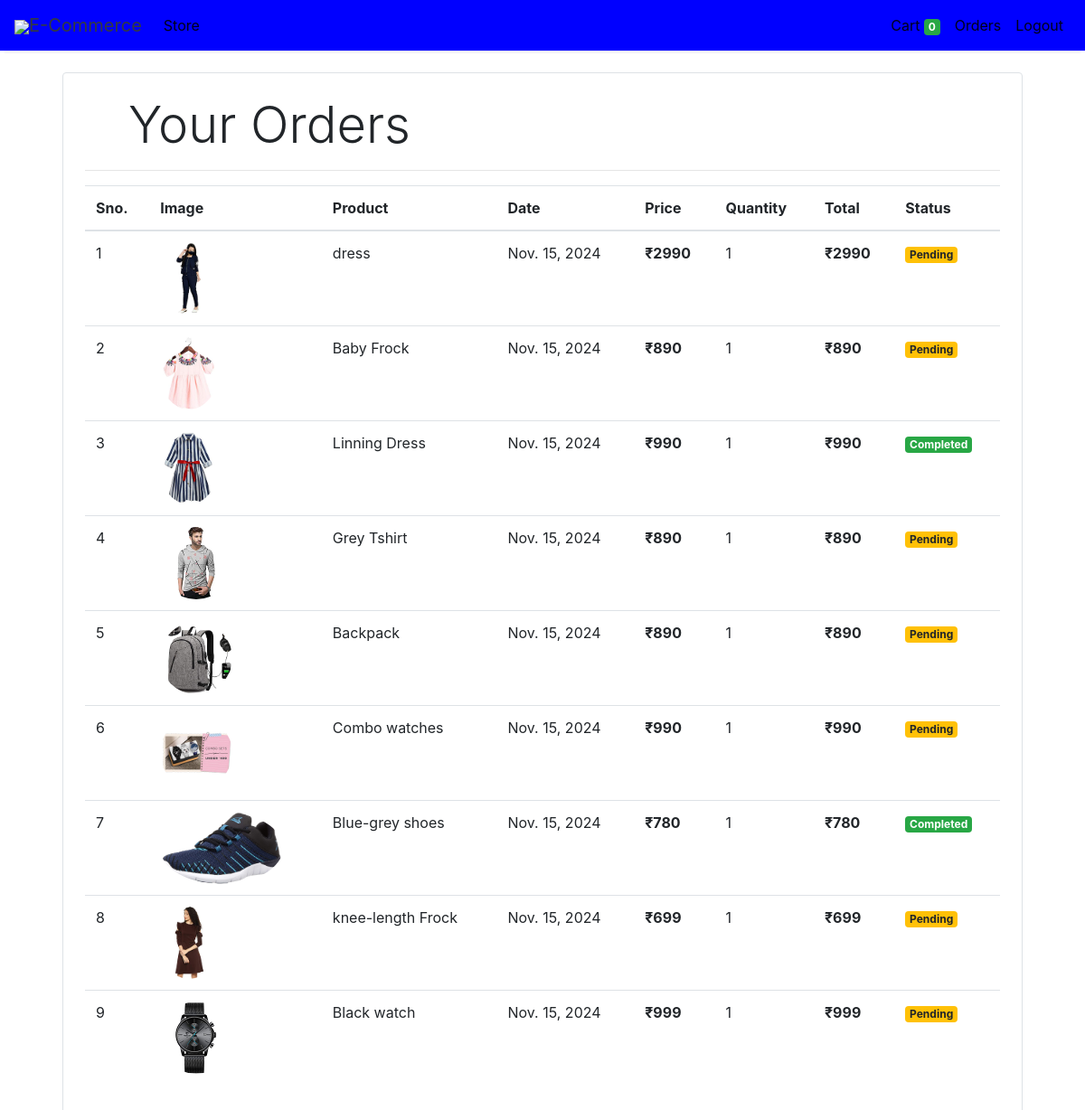
The app's page /orders (signed in) with its own data.
### store/models/orders.py (models this page shows, shortened)
class Order(models.Model):
    product = models.ForeignKey(Products,
                                on_delete=models.CASCADE)
    customer = models.ForeignKey(Customer,
                                 on_delete=models.CASCADE)
    quantity = models.IntegerField(default=1)
    price = models.IntegerField()
    address = models.CharField (max_length=50, default='', blank=True)
    phone = models.CharField (max_length=50, default='', blank=True)
    date = models.DateField (default=datetime.datetime.today)
    status = models.BooleanField (default=False)
    @staticmethod
    def get_orders_by_customer(customer_id):
        return Order.objects.filter(customer=customer_id).order_by('-date')

### store/models/product.py (models this page shows, shortened)
class Products(models.Model):
    name = models.CharField(max_length=60)
    price= models.IntegerField(default=0)
    category= models.ForeignKey(Category,on_delete=models.CASCADE,default=1 )
    description= models.CharField(max_length=250, default='', blank=True, null= True)
    image= models.ImageField(upload_to='uploads/products/')

### store/middlewares/auth.py (the view)
    def middleware(request):
        print(request.session.get('customer'))
        returnUrl = request.META['PATH_INFO']
        print(request.META['PATH_INFO'])
        if not request.session.get('customer'):
           return redirect(f'login?return_url={returnUrl}')
        response = get_response(request)
        return response

### store/templatetags/custom_filter.py (called while the page is built)
@register.filter(name='multiply')
def multiply(number , number1):
    return number * number1

### store/views/orders.py (called while the page is built)
    def get(self , request ):
        customer = request.session.get('customer')
        orders = Order.get_orders_by_customer(customer)
        print(orders)
        return render(request , 'orders.html'  , {'orders' : orders})

### store/templates/orders.html
{% extends 'base.html' %}
{% block content %}
{% load cart %}
{% load custom_filter %}
<div class="container">
   <div class="border rounded p-4 m-4">
        <p class="display-4 pl-4 ml-4">Your Orders</p>
        <hr>
        <table class="table">
            <thead>
                <tr>
                    <th>Sno.</th>
                    <th>Image</th>
                    <th>Product</th>
                    <th>Date</th>
                    <th>Price</th>
                    <th>Quantity</th>
                    <th>Total</th>
                    <th>Status</th>
                </tr>
            </thead>
            <tbody>
                {% for order in orders %}
                <tr>
                    <td>{{forloop.counter}}</td>
                    <td><img style="height: 80px;" class="rounded-circle" src="{{order.product.image.url}}" alt=""></td>
                    <td>{{order.product.name}}</td>
                    <td>{{order.date}}</td>
                    <td><b>₹{{order.price}}</b></td>
                    <td>{{order.quantity}}</td>
                    <td><b>₹{{order.quantity|multiply:order.price}}</b></td>
                    {% if order.status %}
                    <td><small class="badge badge-success">Completed</small></td>
                    {%else%}
                    <td><small class="badge badge-warning">Pending</small></td>
                    {% endif %}
                </tr>
                {% endfor %}
            </tbody>
        </table>
   </div>
</div>
{% endblock %}

### store/templates/base.html (shortened to what this page needs)
<!doctype html>
<html lang="en">
<head>
  <link rel="stylesheet" href="https://maxcdn.bootstrapcdn.com/bootstrap/4.0.0/css/bootstrap.min.css"
>
</head>
<body>
<nav class="one-edge-shadow
  navbar navbar-light
  sticky-top navbar
  navbar-expand-lg
  text-white">
    <a class="navbar-brand ms-3 text-dark " href="/">
    <link rel="stylesheet" href="https://use.fontawesome.com/releases/v5.7.0/css/all.css">
    <img src="https://www.freepnglogos.com/uploads/shopping-cart-png/shopping-cart-svg-png-icon-download-28.png" style="width:50px;height:50px,color:text-light;">E-Commerce</a>
    <div class="collapse navbar-collapse" id="navbarSupportedContent">
      <ul class="navbar-nav mr-auto">
        <li class="nav-item active">
          <a class="nav-link" href="/store">Store <span class="sr-only">(current)</span></a>
        </li>
          </ul>
      <ul class=" navbar-nav my-2 my-lg-0">
        <li class="nav-item active">
          <a class="nav-link" href="/cart">Cart
            <span class="badge badge-success">{{request.session.cart.keys|length}}</span>
            <span class="sr-only">(current)</span></a>
        </li>
        {% if request.session.customer %}
        <li class="nav-item active ">
          <a class="nav-link" href="/orders">Orders<span class="sr-only">(current)</span></a>
        </li>
        <li class="nav-item active ">
          <a class="nav-link" href="/logout">Logout<span class="sr-only">(current)</span></a>
        </li>
        {% endif %}
      </ul>
    </div>
  </nav>
  {% block content %}{% endblock %}
</body>
</html>

### store/templates/base.html (style rules this page uses)
nav { background-color: blue; }
.one-edge-shadow { box-shadow: 0 8px 2px -5px rgb(246, 245, 245); }

### records on screen
Order: product.image (picture), product.name "dress", date "Nov. 15, 2024", price "2990", quantity "1", quantity|multiply "2990", status "Pending"
Order: product.image (picture), product.name "Baby Frock", date "Nov. 15, 2024", price "890", quantity "1", quantity|multiply "890", status "Pending"
Order: product.image (picture), product.name "Linning Dress", date "Nov. 15, 2024", price "990", quantity "1", quantity|multiply "990", status "Completed"
Order: product.image (picture), product.name "Grey Tshirt", date "Nov. 15, 2024", price "890", quantity "1", quantity|multiply "890", status "Pending"
Order: product.image (picture), product.name "Backpack", date "Nov. 15, 2024", price "890", quantity "1", quantity|multiply "890", status "Pending"
Order: product.image (picture), product.name "Combo watches", date "Nov. 15, 2024", price "990", quantity "1", quantity|multiply "990", status "Pending"
Order: product.image (picture), product.name "Blue-grey shoes", date "Nov. 15, 2024", price "780", quantity "1", quantity|multiply "780", status "Completed"
Order: product.image (picture), product.name "knee-length Frock", date "Nov. 15, 2024", price "699", quantity "1", quantity|multiply "699", status "Pending"
Order: product.image (picture), product.name "Black watch", date "Nov. 15, 2024", price "999", quantity "1", quantity|multiply "999", status "Pending"

### other values on screen
{{ request.session.cart.keys|length }} "0"
